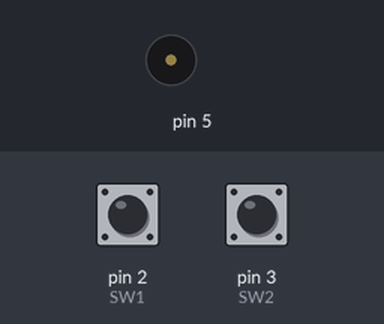
Bench run of a sketch on a simulated Arduino Uno, built with avr-gcc and run on an emulated ATmega328P. Parts: buzzer (waves = sounding). The inputs (shaded band) are chosen by the test bench; at power-on: pin 2 (SW1) HIGH, pin 3 (SW2) LOW.

Above: at 1.2 s.
1.3 s: pin 2 (SW1) pulled LOW for 3.2 s
At 1.3 s:
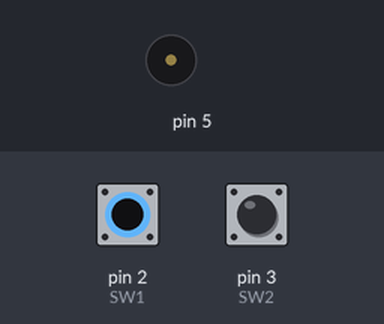
Timing chart, 0 to 12.6 s (numbered marks = the images above; inputs shaded):
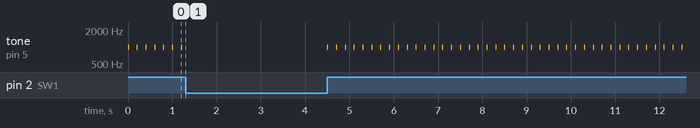

The sketch:

practice_ems_piazo2.ino
```cpp
// 전진/후진 기어에 따른 후방 경고음 시스템
// Easy module Shield의 두 개 버튼을 이용하여, 차량의 전진/후진 기어를 모사한다.
// 1. SW1(D2)버튼을 누르면 전진 기어로 설정한다.
// 2. SW2(D3)버튼을 누르면 후진 기어로 설정한다.
// 3. 전진 기어에서는 부저가 울리지 않는다.
// 4. 후진 기어에서는 후방카메라가 작동한다고 가정하고, 부저가 일정한 간격으로 "삐-삐-" 소리를 반복한다.
// 5. 다시 전진 기어 버튼을 누르면 경고음을 중지한다.
int gear = 0; // 정차: 0 True: 1, False: 2

void setup() {
  // put your setup code here, to run once:
  pinMode(2, INPUT); // SW1, input Switch버튼
  pinMode(3, INPUT); // SW2, input Switch버튼
  pinMode(5, OUTPUT); // 부저 핀을 출력 모드로 설정
}

void loop() {
  // put your main code here, to run repeatedly:
  if (digitalRead(2) == LOW){
    gear = 1;
  }else if (digitalRead(3) == LOW){
    gear = 2;
  }

  if (gear == 1){
    noTone(5);
  }else if(gear == 2){
    tone(5, 1000, 20);
    delay(200);
  }


}
```
